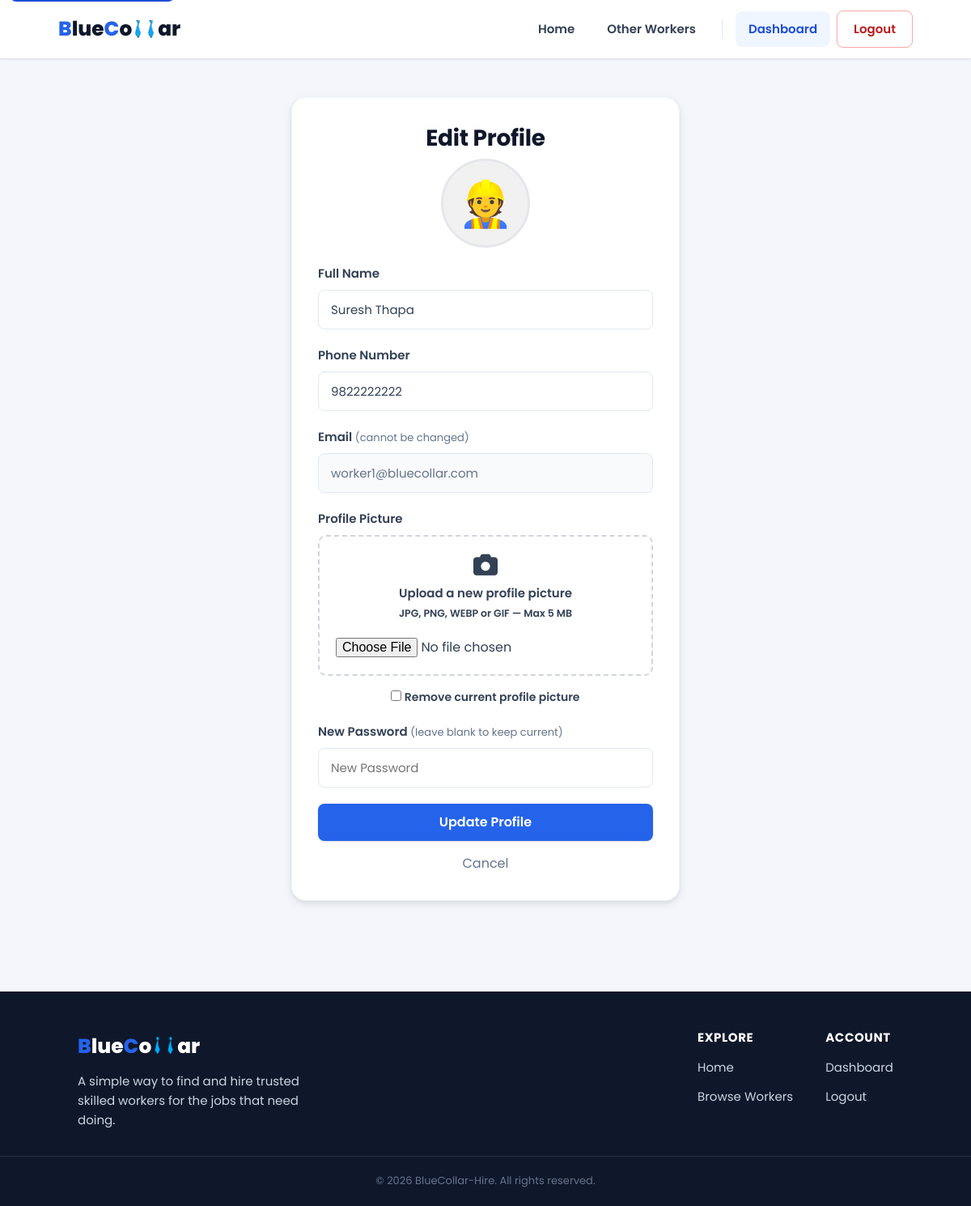
/user/profile.php (signed in), run on the app's committed database.
### tables this page shows
CREATE TABLE users (
    id INT AUTO_INCREMENT PRIMARY KEY,
    name VARCHAR(100) NOT NULL,
    email VARCHAR(150) NOT NULL UNIQUE,
    phone VARCHAR(20) NOT NULL,
    password VARCHAR(255) NOT NULL,
    role ENUM('client','worker','admin') NOT NULL DEFAULT 'client',
    avatar VARCHAR(20) DEFAULT '🙂',
    created_at TIMESTAMP DEFAULT CURRENT_TIMESTAMP
);

### config/session.php (called while the page is built, shortened)
<?php
function e($string)
{
    return htmlspecialchars($string ?? "", ENT_QUOTES, "UTF-8");
}

### user/profile.php (the view, shortened to what this page needs)
<?php
require_once "../config/session.php";
$user_id = $_SESSION['user_id'];
$stmt = mysqli_prepare($conn, "SELECT * FROM users WHERE id = ?");
mysqli_stmt_bind_param($stmt, "i", $user_id);
mysqli_stmt_execute($stmt);
$user = mysqli_stmt_get_result($stmt)->fetch_assoc();
?>
<!DOCTYPE html>
<html lang="en">
<head>
    <link
        rel="stylesheet"
        href="../assets/css/style.css"
    >
    <link
        rel="stylesheet"
        href="https://cdnjs.cloudflare.com/ajax/libs/font-awesome/6.7.1/css/all.min.css"
    >
</head>
<body>
<?php
include "../includes/navbar.php";
?>
<main id="main-content" class="form-page">
    <div class="form-container">
        <div class="form-card">
            <form
                method="POST"
                enctype="multipart/form-data"
                novalidate
            >
                <h2>Edit Profile</h2>
                <div class="profile-image-preview">
                    <div class="avatar-circle">
                        <?php if (
                            !empty($user['avatar']) &&
                            strpos(
                                $user['avatar'],
                                'uploads/profile/'
                            ) === 0
                        ): ?>
                            <img
                                src="../<?= e($user['avatar']) ?>"
                                alt="Current profile picture"
                            >
                        <?php elseif (!empty($user['avatar'])): ?>
                            <span class="avatar-emoji">
                                <?= e($user['avatar']) ?>
                            </span>
                        <?php else: ?>
                            <i class="fa-solid fa-user"></i>
                        <?php endif; ?>
                    </div>
                </div>
                <div class="field">
                    <label for="name">
                        Full Name
                    </label>
                    <input
                        type="text"
                        id="name"
                        name="name"
                        value="<?= e($user['name']) ?>"
                        autocomplete="name"
                        required
                    >
                </div>
                <div class="field">
                    <label for="phone">
                        Phone Number
                    </label>
                    <input
                        type="text"
                        id="phone"
                        name="phone"
                        value="<?= e($user['phone']) ?>"
                        autocomplete="tel"
                        required
                    >
                </div>
                <div class="field">
                    <label for="email">
                        Email
                        <span
                            class="hint"
                            style="display:inline;"
                        >
                            (cannot be changed)
                        </span>
                    </label>
                    <input
                        type="email"
                        id="email"
                        value="<?= e($user['email']) ?>"
                        disabled
                    >
                </div>
                <div class="field">
                    <label for="profile_image">
                        Profile Picture
                    </label>
                    <div class="upload-box">
                        <label for="profile_image">
                            <i
                                class="fa-solid fa-camera"
                                aria-hidden="true"
                            ></i>
                            <div>
                                Upload a new profile picture
                            </div>
                            <small>
                                JPG, PNG, WEBP or GIF — Max 5 MB
                            </small>
                        </label>
                        <input
                            type="file"
                            id="profile_image"
                            name="profile_image"
                            accept="image/jpeg,image/png,image/webp,image/gif"
                        >
                    </div>
                    <?php if (!empty($user['avatar'])): ?>
                        <div class="remove-avatar">
                            <label>
                                <input
                                    type="checkbox"
                                    name="remove_avatar"
                                    value="1"
                                >
                                Remove current profile picture
                            </label>
                        </div>
                    <?php endif; ?>
                </div>
                <div class="field">
                    <label for="new_password">
                        New Password
                        <span
                            class="hint"
                            style="display:inline;"
                        >
                            (leave blank to keep current)
                        </span>
                    </label>
                    <input
                        type="password"
                        id="new_password"
                        name="new_password"
                        placeholder="New Password"
                        autocomplete="new-password"
                        minlength="6"
                    >
                </div>
                <button
                    type="submit"
                    name="update"
                    class="btn primary block"
                >
                    Update Profile
                </button>
                <a
                    href="my_profile.php"
                    class="cancel-link"
                >
                    Cancel
                </a>
            </form>
        </div>
    </div>
</main>
<?php
include "../includes/footer.php";
?>
</body>
</html>

### assets/css/style.css (style rules this page uses)
:root { --brand-50: #eff6ff; --brand-100: #dbeafe; --brand-200: #bfdbfe; --brand-500: #3b82f6; --brand-600: #2563eb; --brand-700: #1d4ed8; --brand-900: #1e3a8a; --ink-900: #0f172a; --ink-700: #334155; --ink-600: #475569; --ink-500: #64748b; --ink-300: #cbd5e1; --ink-200: #e2e8f0; --ink-100: #f1f5f9; --surface: #ffffff; --surface-muted: #f8fafc; --page-bg: #f4f6fb; --success-bg: #dcfce7; --success-text: #15803d; --success-ring: #86efac; --warning-bg: #fef3c7; --warning-text: #92400e; --warning-ring: #fcd34d; --danger-bg: #fee2e2; --danger-text: #b91c1c; --danger-ring: #fca5a5; --neutral-bg: #e2e8f0; --neutral-text: #475569; --neutral-ring: #cbd5e1; --danger-600: #dc2626; --danger-700: #b91c1c; --shadow-sm: 0 1px 2px rgba(15, 23, 42, 0.06), 0 1px 3px rgba(15, 23, 42, 0.08); --shadow-md: 0 4px 12px rgba(15, 23, 42, 0.08), 0 2px 4px rgba(15, 23, 42, 0.06); --shadow-lg: 0 12px 30px rgba(15, 23, 42, 0.12), 0 4px 10px rgba(15, 23, 42, 0.06); --radius-sm: 8px; --radius-md: 12px; --radius-lg: 18px; --radius-full: 999px; --space-1: 4px; --space-2: 8px; --space-3: 12px; --space-4: 16px; --space-5: 20px; --space-6: 24px; --space-8: 32px; --space-10: 40px; --space-12: 48px; --space-16: 64px; --font-sans: "Poppins", -apple-system, BlinkMacSystemFont, "Segoe UI", Roboto, Helvetica, Arial, sans-serif; --text-xs: 0.8125rem; --text-sm: 0.9375rem; --text-base: 1rem; --text-lg: 1.125rem; --text-xl: 1.375rem; --text-2xl: 1.75rem; --text-3xl: 2.25rem; --text-4xl: 3rem; --container: 1200px; --header-h: 72px; --transition: 180ms cubic-bezier(0.4, 0, 0.2, 1); }
*, *::before, *::after { box-sizing: border-box; }
* { margin: 0; padding: 0; }
html { scroll-behavior: smooth; }
body { font-family: var(--font-sans); color: var(--ink-700); background: var(--page-bg); line-height: 1.6; -webkit-font-smoothing: antialiased; text-rendering: optimizeLegibility; }
a { text-decoration: none; color: inherit; }
button { font-family: inherit; cursor: pointer; }
input, select, textarea, button { font-family: inherit; font-size: inherit; color: inherit; }
h1, h2, h3, h4 { color: var(--ink-900); font-weight: 700; line-height: 1.25; letter-spacing: -0.01em; }
h2 { font-size: var(--text-2xl); }
main { display: block; min-height: calc(100vh - var(--header-h) - 220px); }
.btn { display: inline-flex; align-items: center; justify-content: center; gap: var(--space-2); padding: 13px 28px; border-radius: var(--radius-sm); border: 2px solid transparent; font-weight: 600; font-size: var(--text-base); line-height: 1; transition: transform var(--transition), box-shadow var(--transition), background var(--transition), color var(--transition), border-color var(--transition); cursor: pointer; }
.btn.primary { background: var(--brand-600); color: #fff; box-shadow: var(--shadow-sm); }
.btn.block { width: 100%; }
.form-page { padding: var(--space-12) 20px; display: flex; justify-content: center; }
.form-container { width: 100%; max-width: 480px; }
.form-card { background: var(--surface); padding: var(--space-8); border-radius: var(--radius-lg); box-shadow: var(--shadow-md); border: 1px solid var(--ink-100); }
.form-card h2 { text-align: center; margin-bottom: var(--space-2); }
.field { margin-bottom: var(--space-5); }
.field label { display: block; margin-bottom: var(--space-2); font-weight: 600; font-size: var(--text-sm); color: var(--ink-700); }
.field .hint { display: block; font-weight: 400; color: var(--ink-500); font-size: var(--text-xs); margin-top: 4px; }
.form-card input[type="text"], .form-card input[type="email"], .form-card input[type="password"], .form-card input[type="number"], .form-card input[type="date"], .form-card input[type="tel"], .form-card select, .form-card textarea { width: 100%; padding: 12px 15px; border: 1.5px solid var(--ink-200); border-radius: var(--radius-sm); font-size: var(--text-sm); background: var(--surface); transition: border-color var(--transition), box-shadow var(--transition); }
.form-card input:disabled { background: var(--surface-muted); color: var(--ink-500); }
.avatar-circle { width: 110px; height: 110px; border-radius: 50%; overflow: hidden; display: flex; align-items: center; justify-content: center; background: #f1f1f1; border: 3px solid #e5e7eb; }
* { box-sizing: border-box; }
.cancel-link { display: inline-block; margin-top: 1rem; color: #64748b; text-decoration: none; }

### data on the page
users: avatar "👷", name "Suresh Thapa", phone "9822222222", email "worker1@bluecollar.com"
